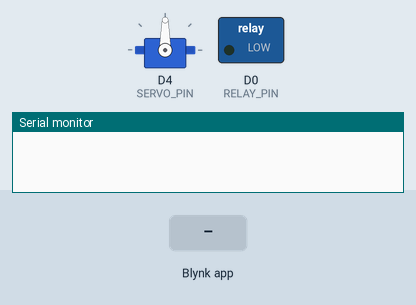
Recording of a sketch running on a simulated ESP8266 (NodeMCU). Parts: servo, switched loads named in the sketch (green lamp = pin HIGH), the last lines printed to the serial monitor. The test bench sets the inputs (shaded band). WiFi joins after 1.5 s; servers stay silent unless stated.

Above: at 3.0 s.
3.1 s: Blynk app writes 1 to V1
At 3.5 s:
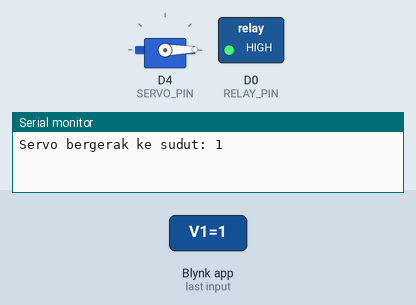
At 4.4 s:
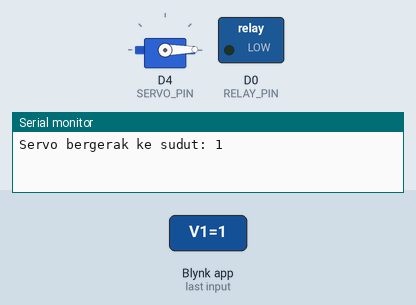
5.1 s: Blynk app writes 200 to V1
At 6.0 s:
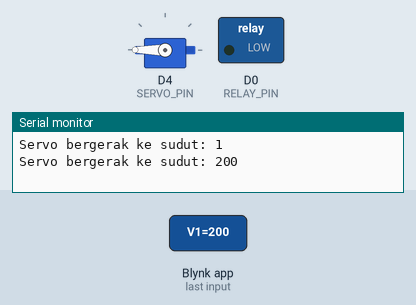
Timing chart, 0 to 8.1 s (numbered marks = the images above; inputs shaded):
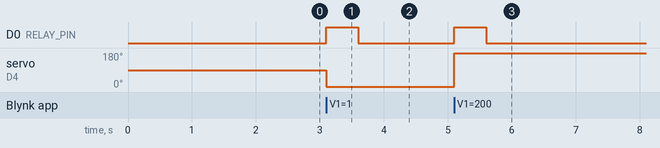

Measured:
- after the input at 3.1 s, D0 (RELAY_PIN): LOW → HIGH at once, → LOW 0.50 s later; servo on D4 (SERVO_PIN): 90° → 1° at once
- after the input at 5.1 s, D0 (RELAY_PIN): LOW → HIGH at once, → LOW 0.50 s later; servo on D4 (SERVO_PIN): 1° → 180° at once

The sketch:

servo.ino
```cpp
/*
 * JUDUL: Servo Motor
 * FUNGSI: Menggerakkan sudut servo (0-180 derajat)
 * PIN: D4 (PWM)
 * RELAY: D0 (aktif saat servo bergerak)
 *
 * Library yang diperlukan:
 * - Servo (built-in Arduino)
 *
 * Blynk Virtual Pin:
 * V1 = Kontrol sudut servo (slider 0-180)
 * V10 = Status relay
 */

#define BLYNK_TEMPLATE_ID "YourTemplateID"
#define BLYNK_TEMPLATE_NAME "Servo Motor"
#define BLYNK_AUTH_TOKEN "YourAuthToken"

#include <ESP8266WiFi.h>
#include <BlynkSimpleEsp8266.h>
#include <Servo.h>

#define SERVO_PIN D4
#define RELAY_PIN D0

Servo myservo;
char ssid[] = "YourWiFiSSID";
char pass[] = "YourWiFiPassword";

int currentAngle = 90;

void setup() {
  Serial.begin(115200);
  pinMode(RELAY_PIN, OUTPUT);
  digitalWrite(RELAY_PIN, LOW);

  myservo.attach(SERVO_PIN);
  myservo.write(90);  // Posisi tengah

  Blynk.begin(BLYNK_AUTH_TOKEN, ssid, pass);
}

void loop() {
  Blynk.run();
}

// Kontrol dari Blynk Slider (0-180)
BLYNK_WRITE(V1) {
  int angle = param.asInt();
  currentAngle = angle;

  // Nyalakan relay saat servo bergerak
  digitalWrite(RELAY_PIN, HIGH);
  Blynk.virtualWrite(V10, 1);

  myservo.write(angle);
  Serial.print("Servo bergerak ke sudut: ");
  Serial.println(angle);

  delay(500);  // Biarkan servo bergerak
  digitalWrite(RELAY_PIN, LOW);
  Blynk.virtualWrite(V10, 0);
}

// Auto sweep (opsional)
void autoSweep() {
  for (int angle = 0; angle <= 180; angle++) {
    myservo.write(angle);
    delay(15);
  }
  for (int angle = 180; angle >= 0; angle--) {
    myservo.write(angle);
    delay(15);
  }
}
```
